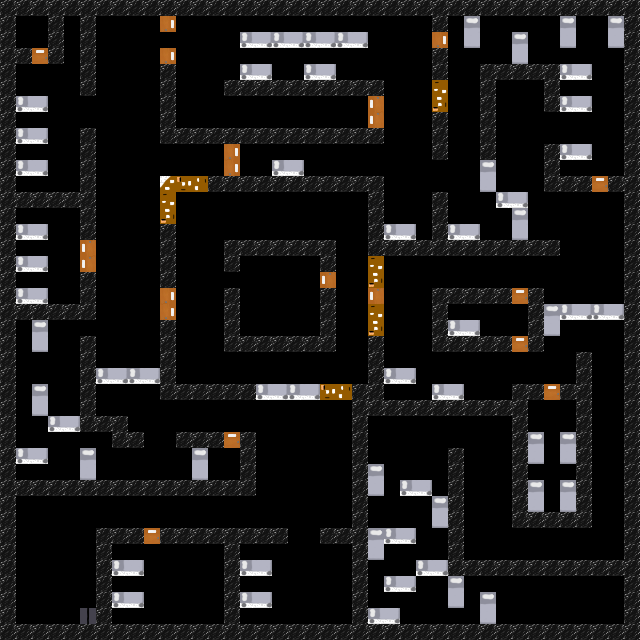

This game map was drawn from its Tiled (.tmx) file and the tilesets committed beside it. A one-line description and the trimmed map source follow:
An orthogonal 40x40 tile map with 16x16 px tiles, 1 tile layer (blocktile), 1 hidden layer not drawn and 8 objects (6x item, player, end).

<map version="1.0" orientation="orthogonal" renderorder="right-down" width="40" height="40" tilewidth="16" tileheight="16" nextobjectid="32">
 <tileset firstgid="1" source="hospitla-tileset.tsx" />
 <layer name="background" width="40" height="40" visible="0">
  <data>[1600 cells, 1600 non-empty, 27 distinct tile ids]</data>
 </layer>
 <layer name="blocktile" width="40" height="40">
  <data>[1600 cells, 593 non-empty, 14 distinct tile ids]</data>
 </layer>
 <objectgroup name="blood bags">
  <object id="24" name="bloodbag" type="item" gid="33" x="304" y="586">
   <properties>
    <property name="sprite" value="bloodbag" />
    <property name="type" value="item" />
   </properties>
  </object>
  <object id="25" name="bloodbag" type="item" gid="33" x="17.625" y="480.083">
   <properties>
    <property name="sprite" value="bloodbag" />
    <property name="type" value="item" />
   </properties>
  </object>
  <object id="26" name="bloodbag" type="item" gid="33" x="16.5833" y="191.917">
   <properties>
    <property name="sprite" value="bloodbag" />
    <property name="type" value="item" />
   </properties>
  </object>
  <object id="27" name="bloodbag" type="item" gid="33" x="15.5833" y="128.25">
   <properties>
    <property name="sprite" value="bloodbag" />
    <property name="type" value="item" />
   </properties>
  </object>
  <object id="28" name="bloodbag" type="item" gid="33" x="255.917" y="175.583">
   <properties>
    <property name="sprite" value="bloodbag" />
    <property name="type" value="item" />
   </properties>
  </object>
  <object id="29" name="bloodbag" type="item" gid="33" x="385.735" y="400.174">
   <properties>
    <property name="sprite" value="bloodbag" />
    <property name="type" value="item" />
   </properties>
  </object>
 </objectgroup>
 <objectgroup name="cooler">
  <object id="30" name="cooler" type="player" gid="24" x="56" y="620">
   <properties>
    <property name="sprite" value="cooler" />
    <property name="type" value="player" />
   </properties>
  </object>
 </objectgroup>
 <objectgroup name="end">
  <object id="31" name="end" type="end" gid="23" x="606" y="593.875">
   <properties>
    <property name="sprite" value="elevator" />
    <property name="type" value="end" />
   </properties>
  </object>
 </objectgroup>
</map>
